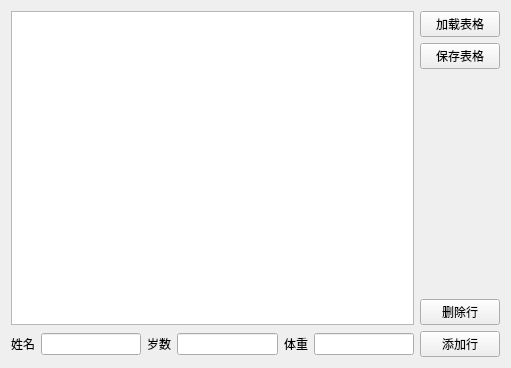
<?xml version="1.0" encoding="UTF-8"?>
<ui version="4.0">
 <class>Widget</class>
 <widget class="QWidget" name="Widget">
  <property name="geometry">
   <rect>
    <x>0</x>
    <y>0</y>
    <width>511</width>
    <height>368</height>
   </rect>
  </property>
  <property name="windowTitle">
   <string>Widget</string>
  </property>
  <layout class="QVBoxLayout" name="verticalLayout_2">
   <item>
    <layout class="QHBoxLayout" name="horizontalLayout">
     <item>
      <widget class="QListWidget" name="listWidget"/>
     </item>
     <item>
      <layout class="QVBoxLayout" name="verticalLayout">
       <item>
        <widget class="QPushButton" name="pushButtonLoad">
         <property name="text">
          <string>加载表格</string>
         </property>
        </widget>
       </item>
       <item>
        <widget class="QPushButton" name="pushButtonSave">
         <property name="text">
          <string>保存表格</string>
         </property>
        </widget>
       </item>
       <item>
        <spacer name="verticalSpacer">
         <property name="orientation">
          <enum>Qt::Vertical</enum>
         </property>
         <property name="sizeHint" stdset="0">
          <size>
           <width>20</width>
           <height>108</height>
          </size>
         </property>
        </spacer>
       </item>
       <item>
        <widget class="QPushButton" name="pushButtonDelRow">
         <property name="text">
          <string>删除行</string>
         </property>
        </widget>
       </item>
      </layout>
     </item>
    </layout>
   </item>
   <item>
    <layout class="QHBoxLayout" name="horizontalLayout_2">
     <item>
      <widget class="QLabel" name="label">
       <property name="text">
        <string>姓名</string>
       </property>
      </widget>
     </item>
     <item>
      <widget class="QLineEdit" name="lineEditName"/>
     </item>
     <item>
      <widget class="QLabel" name="label_2">
       <property name="text">
        <string>岁数</string>
       </property>
      </widget>
     </item>
     <item>
      <widget class="QLineEdit" name="lineEditAge"/>
     </item>
     <item>
      <widget class="QLabel" name="label_3">
       <property name="text">
        <string>体重</string>
       </property>
      </widget>
     </item>
     <item>
      <widget class="QLineEdit" name="lineEditWeight"/>
     </item>
     <item>
      <widget class="QPushButton" name="pushButtonAddRow">
       <property name="text">
        <string>添加行</string>
       </property>
      </widget>
     </item>
    </layout>
   </item>
  </layout>
 </widget>
 <resources/>
 <connections/>
</ui>
